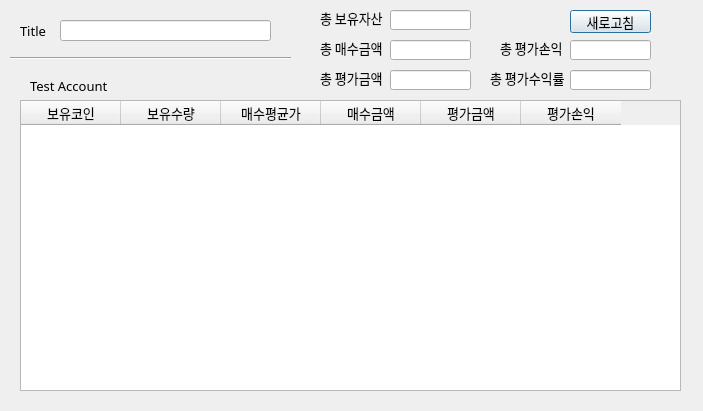
<?xml version="1.0" encoding="UTF-8"?>
<ui version="4.0">
 <class>Dialog</class>
 <widget class="QDialog" name="Dialog">
  <property name="geometry">
   <rect>
    <x>0</x>
    <y>0</y>
    <width>703</width>
    <height>411</height>
   </rect>
  </property>
  <property name="font">
   <font>
    <family>티머니 둥근바람 Regular</family>
    <pointsize>10</pointsize>
   </font>
  </property>
  <property name="windowTitle">
   <string>프로젝트 속성</string>
  </property>
  <widget class="QLineEdit" name="title_lineEdit">
   <property name="geometry">
    <rect>
     <x>60</x>
     <y>20</y>
     <width>211</width>
     <height>21</height>
    </rect>
   </property>
   <property name="readOnly">
    <bool>true</bool>
   </property>
  </widget>
  <widget class="QLabel" name="label">
   <property name="geometry">
    <rect>
     <x>20</x>
     <y>20</y>
     <width>31</width>
     <height>21</height>
    </rect>
   </property>
   <property name="text">
    <string>Title</string>
   </property>
  </widget>
  <widget class="Line" name="line">
   <property name="geometry">
    <rect>
     <x>10</x>
     <y>50</y>
     <width>281</width>
     <height>16</height>
    </rect>
   </property>
   <property name="orientation">
    <enum>Qt::Horizontal</enum>
   </property>
  </widget>
  <widget class="QLabel" name="label_2">
   <property name="geometry">
    <rect>
     <x>30</x>
     <y>70</y>
     <width>81</width>
     <height>31</height>
    </rect>
   </property>
   <property name="text">
    <string>Test Account</string>
   </property>
  </widget>
  <widget class="QTableWidget" name="balance_tableWidget">
   <property name="geometry">
    <rect>
     <x>20</x>
     <y>100</y>
     <width>661</width>
     <height>291</height>
    </rect>
   </property>
   <column>
    <property name="text">
     <string>보유코인</string>
    </property>
   </column>
   <column>
    <property name="text">
     <string>보유수량</string>
    </property>
   </column>
   <column>
    <property name="text">
     <string>매수평균가</string>
    </property>
   </column>
   <column>
    <property name="text">
     <string>매수금액</string>
    </property>
   </column>
   <column>
    <property name="text">
     <string>평가금액</string>
    </property>
   </column>
   <column>
    <property name="text">
     <string>평가손익</string>
    </property>
   </column>
  </widget>
  <widget class="QLabel" name="label_3">
   <property name="geometry">
    <rect>
     <x>320</x>
     <y>10</y>
     <width>71</width>
     <height>16</height>
    </rect>
   </property>
   <property name="text">
    <string>총 보유자산</string>
   </property>
  </widget>
  <widget class="QLabel" name="label_4">
   <property name="geometry">
    <rect>
     <x>320</x>
     <y>40</y>
     <width>71</width>
     <height>16</height>
    </rect>
   </property>
   <property name="text">
    <string>총 매수금액</string>
   </property>
  </widget>
  <widget class="QLabel" name="label_5">
   <property name="geometry">
    <rect>
     <x>320</x>
     <y>70</y>
     <width>71</width>
     <height>16</height>
    </rect>
   </property>
   <property name="text">
    <string>총 평가금액</string>
   </property>
  </widget>
  <widget class="QLabel" name="label_6">
   <property name="geometry">
    <rect>
     <x>500</x>
     <y>40</y>
     <width>71</width>
     <height>16</height>
    </rect>
   </property>
   <property name="text">
    <string>총 평가손익</string>
   </property>
  </widget>
  <widget class="QLabel" name="label_7">
   <property name="geometry">
    <rect>
     <x>490</x>
     <y>70</y>
     <width>81</width>
     <height>16</height>
    </rect>
   </property>
   <property name="text">
    <string>총 평가수익률</string>
   </property>
  </widget>
  <widget class="QLineEdit" name="total_balance_lineEdit">
   <property name="geometry">
    <rect>
     <x>390</x>
     <y>10</y>
     <width>81</width>
     <height>20</height>
    </rect>
   </property>
   <property name="text">
    <string/>
   </property>
  </widget>
  <widget class="QLineEdit" name="total_bought_lineEdit">
   <property name="geometry">
    <rect>
     <x>390</x>
     <y>40</y>
     <width>81</width>
     <height>20</height>
    </rect>
   </property>
   <property name="text">
    <string/>
   </property>
  </widget>
  <widget class="QLineEdit" name="total_evaluate_lineEdit">
   <property name="geometry">
    <rect>
     <x>390</x>
     <y>70</y>
     <width>81</width>
     <height>20</height>
    </rect>
   </property>
   <property name="text">
    <string/>
   </property>
  </widget>
  <widget class="QLineEdit" name="diff_lineEdit">
   <property name="geometry">
    <rect>
     <x>570</x>
     <y>40</y>
     <width>81</width>
     <height>20</height>
    </rect>
   </property>
   <property name="text">
    <string/>
   </property>
  </widget>
  <widget class="QLineEdit" name="diff_rate_lineEdit">
   <property name="geometry">
    <rect>
     <x>570</x>
     <y>70</y>
     <width>81</width>
     <height>20</height>
    </rect>
   </property>
   <property name="text">
    <string/>
   </property>
  </widget>
  <widget class="QPushButton" name="reset_pushButton">
   <property name="geometry">
    <rect>
     <x>570</x>
     <y>10</y>
     <width>81</width>
     <height>23</height>
    </rect>
   </property>
   <property name="text">
    <string>새로고침</string>
   </property>
  </widget>
 </widget>
 <resources/>
 <connections/>
</ui>
